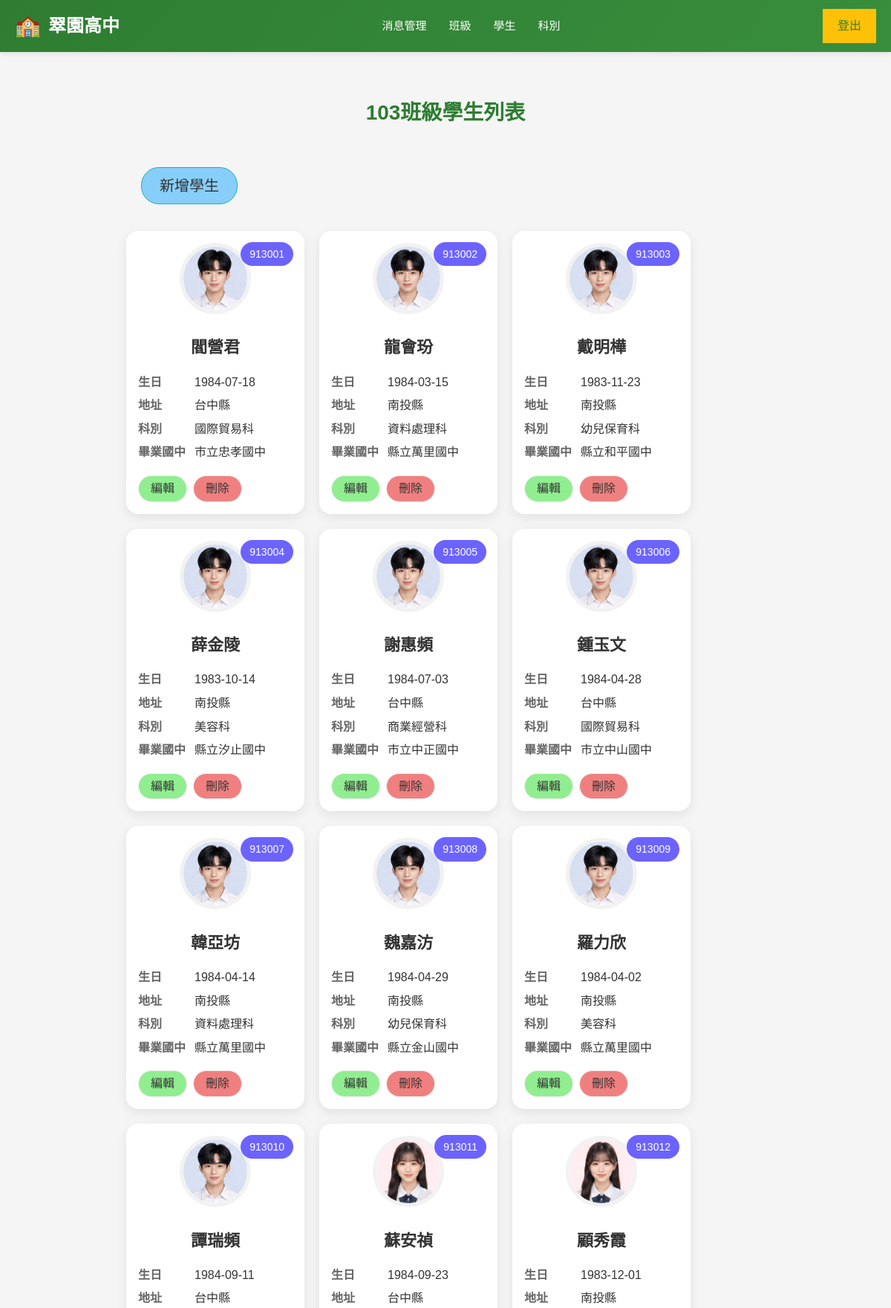
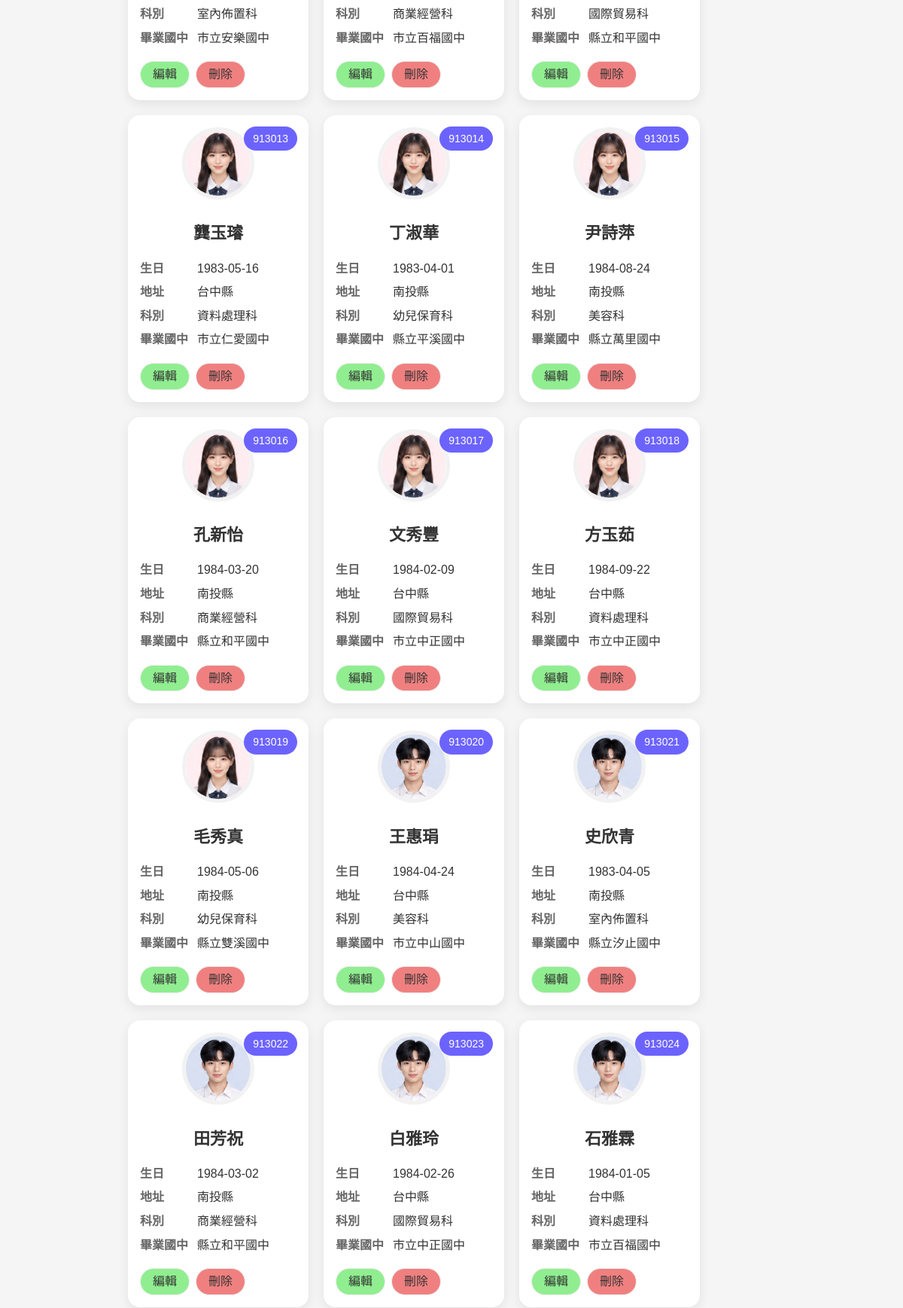
/school/admin.php?inc=class_students&code=103 (upper part), run on the app's committed database (2 pictures, top to bottom).
### tables this page shows
CREATE TABLE `students` (
  `id` int(10) UNSIGNED NOT NULL,
  `school_num` int(6) DEFAULT NULL COMMENT '學號',
  `name` varchar(8) DEFAULT NULL COMMENT '姓名',
  `birthday` date DEFAULT NULL COMMENT '出生年月日',
  `uni_id` varchar(10) DEFAULT NULL COMMENT '身分證號碼',
  `addr` varchar(32) DEFAULT NULL COMMENT '住址',
  `parents` varchar(8) DEFAULT NULL COMMENT '家長',
  `tel` varchar(16) DEFAULT NULL COMMENT '電話',
  `dept` varchar(8) DEFAULT NULL COMMENT '科別',
  `graduate_at` varchar(16) DEFAULT NULL COMMENT '畢業國中',
  `status_code` varchar(4) DEFAULT NULL
);

CREATE TABLE `dept` (
  `id` int(10) UNSIGNED NOT NULL,
  `code` varchar(3) NOT NULL,
  `name` varchar(32) NOT NULL
);

CREATE TABLE `graduate_school` (
  `id` int(10) UNSIGNED NOT NULL,
  `county` varchar(8) NOT NULL,
  `name` varchar(64) NOT NULL
);

### school/include/class_students.php (the view)
<h2><?= $_GET['code']; ?>班級學生列表</h2>
<a href="?inc=add_student&code=<?= $_GET['code']; ?>" class='add-btn'>新增學生</a>
<?php
include_once "db_conn.php";
$sql="select
             `students`.`school_num`,
             `students`.`name`,
             `dept`.`name` as 'dept_name',
             `addr`,
             `uni_id`,
             `graduate_school`.`name` as 'graduate_school',
             `birthday`
        from `class_student`,
             `students`,
             `dept`,
             `graduate_school`
       where `class_student`.`class_code`='{$_GET['code']}' AND
             `class_student`.`school_num`=`students`.`school_num` AND
             `dept`.`id`=`students`.`dept` AND
             `graduate_school`.`id`=`students`.`graduate_at`";
$students=$pdo->query($sql)->fetchAll();
echo "<div class='student-list'>";
foreach($students as $student):?>
    <div class="student-card">
        <div class="student-id">
            <?= $student['school_num']; ?>
        </div>
        <div class="student-photo">
            <?php if(isset($student['header'])):;?>
            <img src="img/<?= $student['header']; ?>">
            <?php else :;?>
            <img src="img/<?= (mb_substr($student['uni_id'],1,1)==1)?'header_default_boy.jpg':'header_default_girl.jpg'; ?>">
            <?php endif;?>
        </div>
        <div class="student-name">
            <?= $student['name'] ?>
        </div>
        <div class="student-info">
            <div class="info-row">
                <span class="label">生日</span>
                <span class="value"><?= $student['birthday']; ?></span>
            </div>
            <div class="info-row">
                <span class="label">地址</span>
                <span class="value"><?= mb_substr($student['addr'],0,3); ?></span>
            </div>
            <div class="info-row">
                <span class="label">科別</span>
                <span class="value"><?= $student['dept_name']; ?></span>
            </div>
            <div class="info-row">
                <span class="label">畢業國中</span>
                <span class="value"><?= $student['graduate_school']; ?></span>
            </div>
            <div class="btn-row">
                <a class="edit-btn" href="?inc=edit_student&num=<?= $student['school_num']; ?>">編輯</a>
                <a class="del-btn" href="?inc=delete_student&num=<?= $student['school_num']; ?>">刪除</a>
            </div>
        </div>
    </div>
    <?php endforeach;?>
</div>

### school/css/global.css (style rules this page uses)
* { margin: 0; padding: 0; box-sizing: border-box; }
:root { --primary-color: #2e7d32; --primary-light: #388e3c; --accent-color: #ff9800; --accent-dark: #f57c00; --secondary-color: #ffc107; --text-primary: #333; --text-secondary: #666; --text-light: #999; --bg-light: #f5f5f5; --bg-lightest: #f9fbe7; --border-color: #e0e0e0; --shadow-sm: 0 2px 4px rgba(0, 0, 0, 0.1); --shadow-md: 0 4px 12px rgba(0, 0, 0, 0.08); --shadow-lg: 0 8px 20px rgba(0, 0, 0, 0.15); --transition: all 0.3s ease; }
html, body { font-family: 'Arial', 'Microsoft YaHei', sans-serif; line-height: 1.6; color: var(--text-primary); }
body { background-color: var(--bg-light); }
a { color: var(--primary-color); text-decoration: none; transition: var(--transition); }
h1, h2, h3, h4, h5, h6 { color: var(--primary-color); margin-bottom: 15px; }
h2 { font-size: 28px; }

### school/css/admin-layout.css (style rules this page uses)
.main-content h2 { text-align: center; margin-bottom: 30px; font-size: 28px; color: #2e7d32; }

### school/css/card.css (style rules this page uses)
.student-list { display: flex; flex-wrap: wrap; gap: 20px; margin: 16px 0; }
.student-card { width: 240px; background: #ffffff; border-radius: 16px; padding: 16px; box-shadow: 0 5px 15px rgba(0, 0, 0, 0.08); position: relative; transition: 0.3s; }
.student-id { position: absolute; top: 15px; right: 15px; background: #6c63ff; color: white; padding: 5px 12px; border-radius: 30px; font-size: 14px; }
.student-photo { text-align: center; margin-bottom: 15px; }
.student-photo img { width: 96px; height: 96px; border-radius: 50%; object-fit: cover; border: 5px solid #f2f2f2; }
.student-name { text-align: center; font-size: 22px; font-weight: bold; margin-bottom: 16px; margin-top: 20px; }
.student-info { display: flex; flex-direction: column; gap: 6px; }
.info-row { display: flex; }
.label { width: 76px; color: #666; font-weight: bold; }
.value { flex: 1; color: #333; }
.btn-row { display: flex; gap: 8px; margin-top: 12px; }
a.edit-btn { padding: 4px 16px; border: 1px solid #eee; border-radius: 20px; background: lightgreen; text-decoration: none; cursor: pointer; transition: all 0.3s ease; display: inline-block; color: #333; }
a.del-btn { padding: 4px 16px; border: 1px solid #eee; border-radius: 20px; background: lightcoral; text-decoration: none; cursor: pointer; transition: all 0.3s ease; display: inline-block; color: #333; }
.add-btn { display: inline-block; padding: 8px 24px; background: lightskyblue; margin: 20px; border: 1px solid lightseagreen; border-radius: 24px; font-size: 20px; text-decoration: none; cursor: pointer; transition: all 0.3s ease; color: #333; }

### data on the page
students: school_num "913001", name "閻營君", birthday "1984-07-18", addr "台中縣", dept.name "國際貿易科", graduate_school.name "市立忠孝國中"
students: school_num "913002", name "龍會玢", birthday "1984-03-15", addr "南投縣", dept.name "資料處理科", graduate_school.name "縣立萬里國中"
students: school_num "913003", name "戴明樺", birthday "1983-11-23", addr "南投縣", dept.name "幼兒保育科", graduate_school.name "縣立和平國中"
students: school_num "913004", name "薛金陵", birthday "1983-10-14", addr "南投縣", dept.name "美容科", graduate_school.name "縣立汐止國中"
students: school_num "913005", name "謝惠頻", birthday "1984-07-03", addr "台中縣", dept.name "商業經營科", graduate_school.name "市立中正國中"
students: school_num "913006", name "鍾玉文", birthday "1984-04-28", addr "台中縣", dept.name "國際貿易科", graduate_school.name "市立中山國中"
students: school_num "913007", name "韓亞坊", birthday "1984-04-14", addr "南投縣", dept.name "資料處理科", graduate_school.name "縣立萬里國中"
students: school_num "913008", name "魏嘉汸", birthday "1984-04-29", addr "南投縣", dept.name "幼兒保育科", graduate_school.name "縣立金山國中"
students: school_num "913009", name "羅力欣", birthday "1984-04-02", addr "南投縣", dept.name "美容科", graduate_school.name "縣立萬里國中"
students: school_num "913010", name "譚瑞頻", birthday "1984-09-11", addr "台中縣", dept.name "室內佈置科", graduate_school.name "市立安樂國中"
students: school_num "913011", name "蘇安禎", birthday "1984-09-23", addr "台中縣", dept.name "商業經營科", graduate_school.name "市立百福國中"
students: school_num "913012", name "顧秀霞", birthday "1983-12-01", addr "南投縣", dept.name "國際貿易科", graduate_school.name "縣立和平國中"
students: school_num "913013", name "龔玉璿", birthday "1983-05-16", addr "台中縣", dept.name "資料處理科", graduate_school.name "市立仁愛國中"
students: school_num "913014", name "丁淑華", birthday "1983-04-01", addr "南投縣", dept.name "幼兒保育科", graduate_school.name "縣立平溪國中"
students: school_num "913015", name "尹詩萍", birthday "1984-08-24", addr "南投縣", dept.name "美容科", graduate_school.name "縣立萬里國中"
students: school_num "913016", name "孔新怡", birthday "1984-03-20", addr "南投縣", dept.name "商業經營科", graduate_school.name "縣立和平國中"
students: school_num "913017", name "文秀豐", birthday "1984-02-09", addr "台中縣", dept.name "國際貿易科", graduate_school.name "市立中正國中"
students: school_num "913018", name "方玉茹", birthday "1984-09-22", addr "台中縣", dept.name "資料處理科", graduate_school.name "市立中正國中"
students: school_num "913019", name "毛秀真", birthday "1984-05-06", addr "南投縣", dept.name "幼兒保育科", graduate_school.name "縣立雙溪國中"
students: school_num "913020", name "王惠琄", birthday "1984-04-24", addr "台中縣", dept.name "美容科", graduate_school.name "市立中山國中"
students: school_num "913021", name "史欣青", birthday "1983-04-05", addr "南投縣", dept.name "室內佈置科", graduate_school.name "縣立汐止國中"
students: school_num "913022", name "田芳祝", birthday "1984-03-02", addr "南投縣", dept.name "商業經營科", graduate_school.name "縣立和平國中"
students: school_num "913023", name "白雅玲", birthday "1984-02-26", addr "台中縣", dept.name "國際貿易科", graduate_school.name "市立中正國中"
students: school_num "913024", name "石雅霖", birthday "1984-01-05", addr "台中縣", dept.name "資料處理科", graduate_school.name "市立百福國中"

### other printed values
$_GET['code'] "103"
